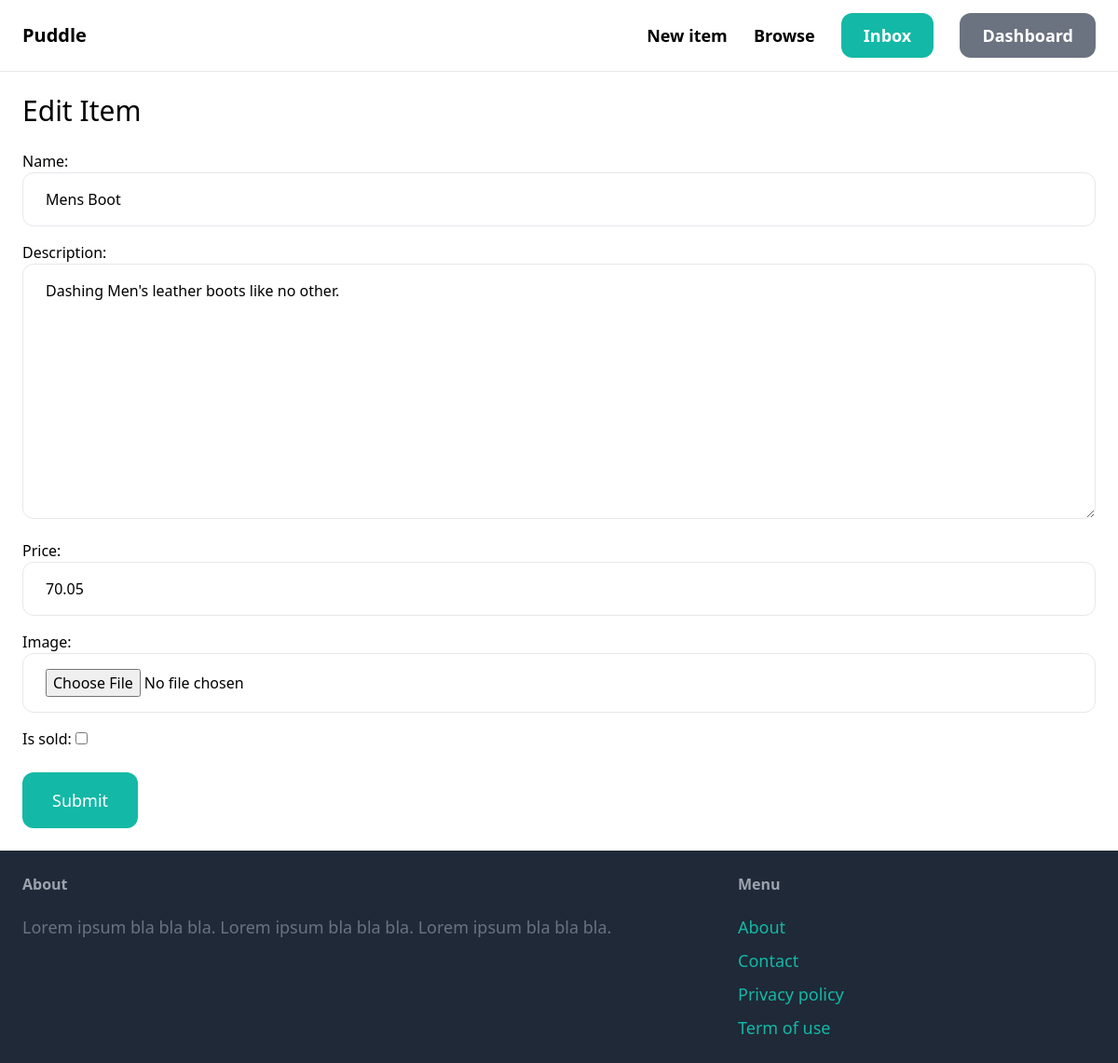
Page /items/2/edit/ (signed in) on the earlier database version.
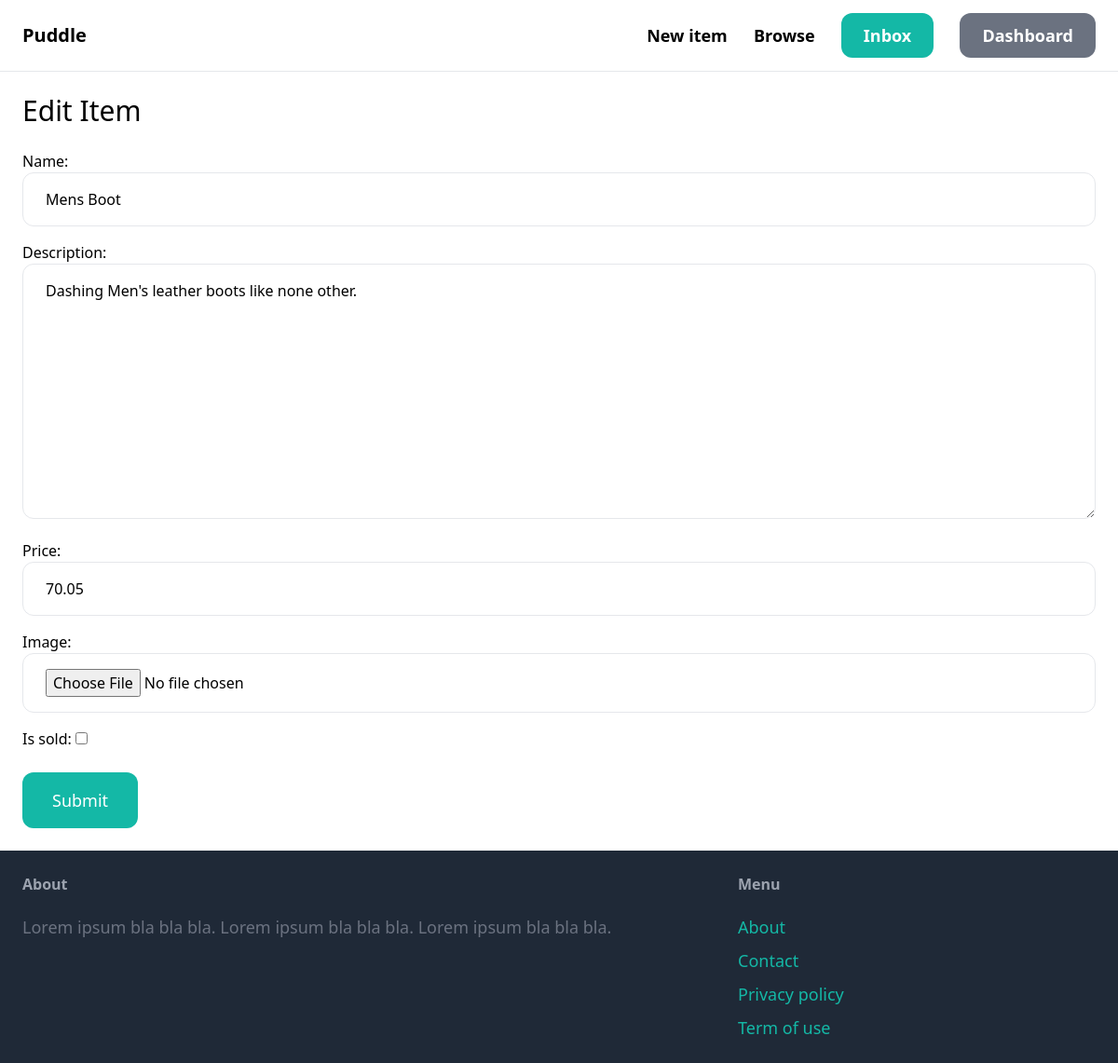
Same page on the later database version.
### item/models.py (models this page shows, shortened)
class Item(models.Model):
    category = models.ForeignKey(Category,related_name='items',on_delete=models.CASCADE)
    name = models.CharField(max_length = 255 )
    description = models.TextField(blank=True, null=True)
    price = models.FloatField()
    image = models.ImageField(upload_to='item_images',blank=True,null=True)
    is_sold = models.BooleanField(default=False)
    created_by = models.ForeignKey(User, related_name='items',on_delete=models.CASCADE)
    created_at = models.DateTimeField(auto_now_add=True)

### item/views.py (the view)
# urls.py: path("<int:pk>/edit/", EditItem, name = 'edit'),
@login_required
def EditItem(request,pk):
    item = get_object_or_404(Item, pk = pk, created_by = request.user)
    if request.method == 'POST':
        form = EditItemForm(request.POST, request.FILES, instance=item)
        if form.is_valid():
            form.save()
            return redirect("item:detail",pk = item.id)
    else:
        form = EditItemForm(instance=item)
    return render(request, 'item/form.html', {
        'form' : form,
        'title' : 'Edit Item'
    })

### item/forms.py
class EditItemForm(forms.ModelForm):
    class Meta:
        model = Item
        fields = ('name', 'description', 'price','image','is_sold')
        widgets = {
            'name' : forms.TextInput(attrs = {
                'class' : INPUT_CLASSES
            }),
            'description' : forms.Textarea(attrs = {
                'class' : INPUT_CLASSES
            }),
            'price' : forms.TextInput(attrs = {
                'class' : INPUT_CLASSES
            }),
            'image' : forms.FileInput(attrs = {
                'class' : INPUT_CLASSES
            })
        }

### item/templates/item/form.html (shortened to what this page needs)
{% extends "main/base.html" %}
{% block content %}
<h1 class = "mb-6 text-3xl"> {{ title }} </h1>
<form method = "post" action = "." enctype = "multipart/form-data">
    <div class = "space-y-4">
        {{ form.as_p }}
    </div>
    <button class="mt-6 py-4 px-8 text-lg bg-teal-500 hover:bg-teal-700 rounded-xl text-white"> Submit </button>
</form>
{% endblock content %}

Differences in the rows shown:
changed Item "Mens Boot": description "Dashing Men's leather boots like no other." → "Dashing Men's leather boots like none other."
